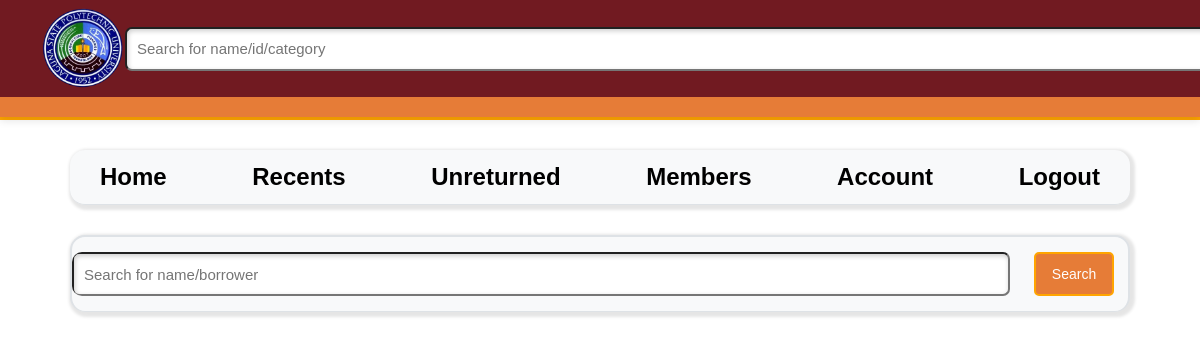
The app's page /admin_unreturned (signed in), older data.
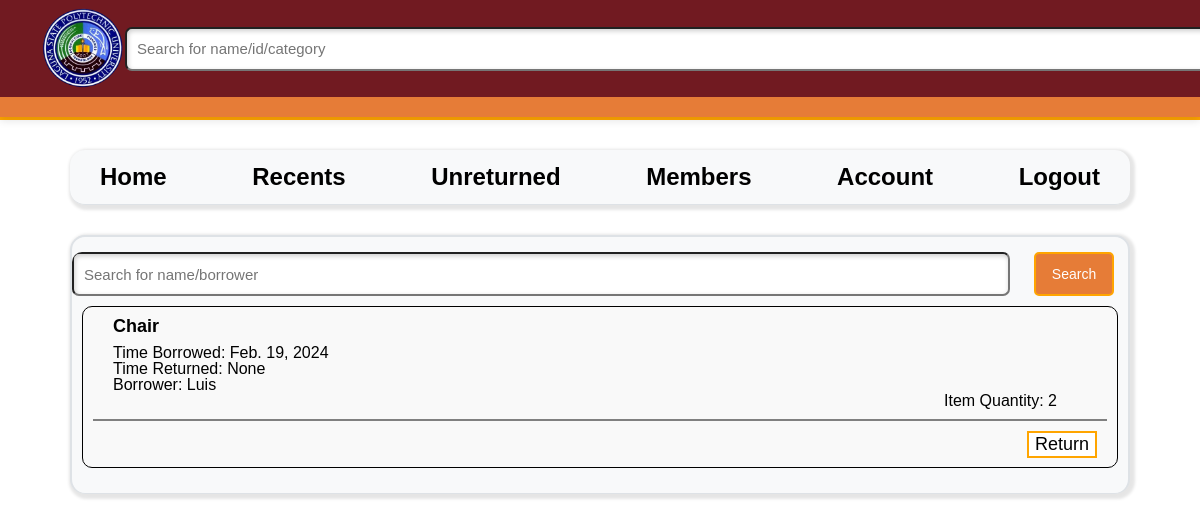
The same page, newer data.
### unreturned/models.py (models this page shows)
class Unreturned_Item(models.Model):
    item_borrowed = models.OneToOneField(Borrowed_Item, on_delete=models.CASCADE, null=True, blank=True)
    item_days_not_returned = models.IntegerField()

### recents/models.py (models this page shows, shortened)
class Borrowed_Item(models.Model):
    borrow_form_id = models.BigAutoField(primary_key = True, blank=True)
    item_stock = models.ForeignKey(Stock, on_delete=models.CASCADE, null=True, blank=True)
    item_quantity = models.IntegerField()
    item_returned = models.BooleanField()
    item_date_borrowed = models.DateField()
    item_date_returned = models.DateField(null = True, blank = True)
    item_borrower = models.ForeignKey(User, on_delete=models.CASCADE, null=True, blank=True)

### home/models.py (models this page shows, shortened)
class Stock(models.Model):
    item_information = models.OneToOneField(Item, on_delete=models.CASCADE, null=True, blank=True)
    item_total_quantity = models.IntegerField()
    item_pristine_quantity = models.IntegerField(null=True, blank=True)
    item_damaged_quantity = models.IntegerField(null=True, blank=True)
    item_current_quantity = models.IntegerField(null=True, blank=True)
    item_borrowed_quantity = models.IntegerField(null=True, blank=True)

class Item(models.Model):
    item_id = models.BigAutoField(primary_key = True)
    item_name = models.CharField(max_length = 128)
    item_category = models.ForeignKey(Category, on_delete=models.CASCADE)
    item_description = models.CharField(max_length = 256)
    item_photo = models.ImageField(blank = True, upload_to='item_photo')

### home/decorators.py (the view)
        def wrapper_func(request, *args, **kwargs):
            groups = []
            if request.user.groups.exists():
                groups = list(request.user.groups.values_list('name', flat=True)[:2])
            if any(group in allowed_roles for group in groups):
                return view_func(request, *args, **kwargs)
            else:
                return HttpResponse("You don't have permission to access this page.")

### unreturned/views.py (called while the page is built)
@allowed_users(allowed_roles=['Admin'])
def admin_unreturned(request):
    unreturned_items = Unreturned_Item.objects.all()
    return render(request, 'unreturned/admin_unreturned.html',
                {'unreturned_items': unreturned_items})

### templates/unreturned/admin_unreturned.html (shortened to what this page needs)
{% load static %}
<!DOCTYPE html>
<html>
    <head>
        <link rel="stylesheet" href="{% static 'unreturned/unreturnedadminstyle.css' %}">
    </head>
    <body>
        <header>
            <div class="logo left">
                <img src="static/unreturned/unreturnedadmin/LSPU.png" alt="Left Logo">
            </div>
            <div class="middle-section">
                <form method="GET" action="{% url 'search_items_admin' %}" class="search-form">
                    <input class="search-bar" type="text" name="q" value="{{ query }}" placeholder="Search for name/id/category">
                </form>
            </div>
        </header>
        <nav class="navbar navbar-expand-lg navbar-light bg-light">
            <div class="container">
                <a href="{% url 'admin_home' %}" class="navbar-brand">Home</a>
                    <a href="{% url 'admin_recents' %}" class="navbar-brand">Recents</a>
                    <a href="{% url 'admin_unreturned' %}" class="navbar-brand">Unreturned</a>
                    <a href="{% url 'members' %}" class="navbar-brand">Members</a>
                    <a href="{% url 'admin_userprofile' %}" class="navbar-brand">Account</a>
                    <a href="{% url 'logout' %}" class="navbar-brand">Logout</a>
            </div>
        </nav>
        <div id="mainForm" class="form">
        <div id="container" class="rounded_corners">
            <form method="GET" action="{% url 'admin_search_unreturned' %}" class="search-form">
                <input class="search-bar" type="text" name="q" value="{{ query }}" placeholder="Search for name/borrower">
                <input class="search-button" type="submit" value="Search" name="b">
            </form>
            {% for item in unreturned_items reversed %}
            <div id="wrapper">
                <div id="top">
                    <div id="right">
                        <p id="item_name">{{ item.item_borrowed.item_stock.item_information.item_name }}</p>
                        <p id="item_details">
                            Time Borrowed: {{ item.item_borrowed.item_date_borrowed }}<br />
                            Time Returned: {{ item.item_borrowed.item_date_returned }}<br />
                            Borrower: {{ item.item_borrowed.item_borrower }}
                        </p>
                        <p id="item_quantity">Item Quantity: {{ item.item_borrowed.item_quantity }}</p>
                    </div>
                </div>
                <div class="recent-lines">
                    <div id="btn_con">
                        <button id="return_btn" class="rounded_corners">
                        <a href="{% url 'admin_return_item' item.id item.item_borrowed.item_stock.id %}">Return</a></button>
                    </div>
                </div>
            </div>
            {% endfor %}
    </div>
</div>
    </body>
</html>

### static/unreturned/unreturnedadminstyle.css (style rules this page uses)
html, body, div, span, object, iframe, h1, h2, h3, h4, h5, h6, p, blockquote, pre, abbr, address, cite, code, del, dfn, em, img, ins, kbd, q, samp, small, strong, sub, sup, var, b, i, dl, dt, dd, ol, ul, li, fieldset, form, label, legend, table, caption, tbody, tfoot, thead, tr, th, td, article, aside, canvas, details, figcaption, figure, footer, header, hgroup, menu, nav, section, summary, time, mark, audio, video { margin:0; padding:0; border:0; outline:0; font-size:100%; vertical-align:baseline; background:transparent; }
body { line-height:1; }
article,aside,details,figcaption,figure, footer,header,hgroup,menu,nav,section { display:block; }
a { margin:0; padding:0; font-size:100%; vertical-align:baseline; background:transparent; }
input, select { vertical-align:middle; }
body { line-height:1; line-height:1; height: 100%; width : 100%; min-height : 100vh; background: rgb(255, 255, 255); margin: 0; overflow-x: hidden; overflow-y : scroll; font-family: Arial, sans-serif; padding-top: 100px; }
header { display: flex; flex-direction: row; justify-content: space-between; background-color: rgb(113,26,33); padding: 5px; border-bottom: 20px solid rgb(230,124,55); box-shadow: 0 4px 8px rgba(0, 0, 0, 0.1); z-index: 1000; position: fixed; top: 0; right: 0; left: 0; }
.logo.left { width: 100px; display: flex; align-items: center; margin-left: 10px; flex-shrink: 0; }
.logo.left img { width: 135px; margin-right: auto; }
.middle-section { flex: 1; margin-left: 10px; margin-right: 10px; display: flex; align-items: center; }
.search-form { display: flex; }
.search-bar { flex: 1!important; height: 20px!important; padding: 10px!important; border-radius: 7px!important; outline: none!important; background-color: white!important; color: #000000!important; font-size: 15px!important; box-shadow: inset 1px 2px 5px rgba(0, 0, 0, 0.2)!important; }
.search-bar::placeholder { font-family: Arial, Helvetica, sans-serif!important; font-size: 15px!important; }
.search-button { background-color: rgb(230, 124, 55)!important; color: #ffffff!important; padding: 10px 15px!important; border-radius: 3px!important; cursor: pointer!important; margin-left: 10px!important; }
input[name="q"] { width: 1060px; height: 300px; padding: 6px; font-size: 16px; border-radius: 7px; margin-right: 14px; }
form input[name="b"] { width: 80px !important; font-size: 14px !important; margin-right: 14px !important; background-color: rgb(230, 124, 55) !important; color: #ffffff !important; padding: 8px 12px !important; border: 2px solid orange !important; border-radius: 5px !important; cursor: pointer !important; margin-left: 10px !important; }
nav { background-color: #f8f9fa; padding: 15px 0; border-bottom: 1px solid #dee2e6; box-shadow: 2px 2px 3px 3px rgba(0, 0, 0, 0.1); margin: 30px 70px 0; border-radius: 15px; }
.container, .recent-container { display: flex; justify-content: space-between; }
.navbar-brand { color: black; font-weight: bold; font-size: 1.5rem; margin-right: 30px; margin-left: 30px; text-decoration: none; position: relative; transition: color 0.3s ease, font-weight 0.3s ease; }
.navbar-brand::before { content: ''; position: absolute; width: 100%; height: 2px; bottom: 0; left: 0; background-color: firebrick; visibility: hidden; transform: scaleX(0); transition: all 0.3s ease; }
.form { background-color: #f8f9fa; padding: 15px 0; border: 2px solid #dee2e6; border-bottom: 1px solid #dee2e6; box-shadow: 2px 2px 3px 3px rgba(0, 0, 0, 0.1); margin: 30px 70px 0; border-radius: 15px; }
#container { border-radius: 10px; overflow: hidden; }
.recent-lines { width: 100%; border-top: 2px solid gray; margin-top: 10px; margin-bottom: 20px; padding-top: 10px; padding-bottom: 6px; }
#wrapper { border: 1px solid black; margin: 10px; padding: 10px; background-color: #f9f9f9; border-radius: 10px; }
#top { display: flex; align-items: center; }
#right { flex-grow: 1; }
#item_name { margin-left: 10px; font-weight: bold; font-size: large; margin-bottom: 10px; }
#item_details { margin-left: 10px; }
#item_quantity { text-align: right; margin: 0; margin-right: 50px; }
#return_btn { float: right; margin-right: 10px; border: 2px solid orange; font-size: 18px; font-weight: 500; background-color: white; }
a { text-decoration: none; color: black; }

Row changes from the older to the newer data that the page shows:
added Unreturned_Item: item_borrowed.item_stock.item_information.item_name "Chair", item_borrowed.item_date_borrowed "Feb. 19, 2024", item_borrowed.item_date_returned "None", item_borrowed.item_borrower "Luis", item_borrowed.item_quantity "2"
